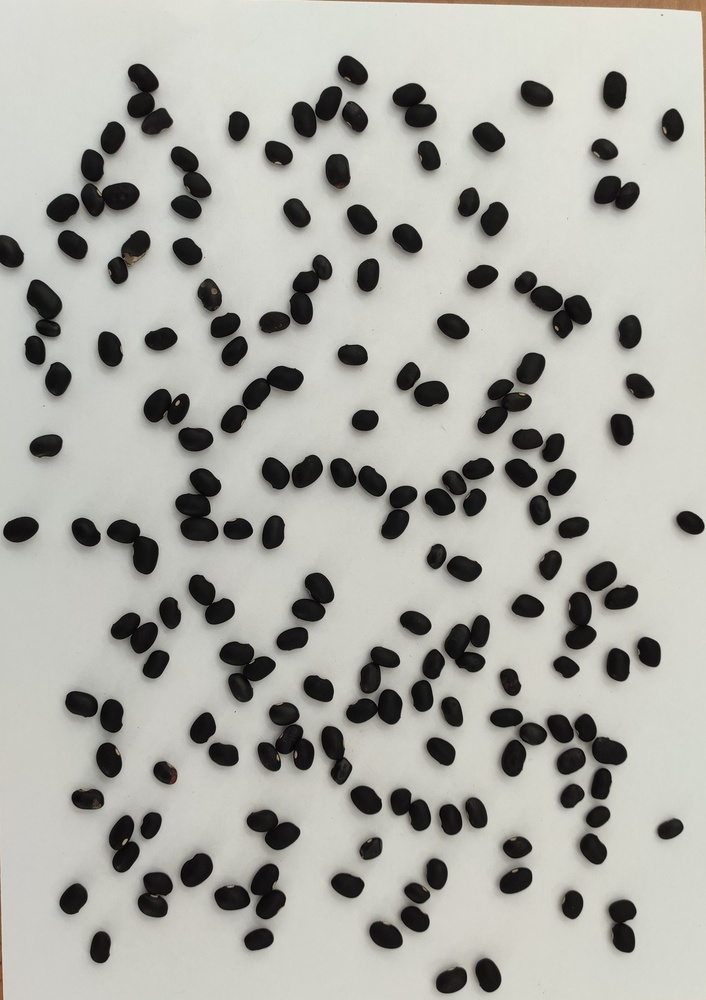
%> input picture feijaobom.jpg, 706 x 1000 px, shrunk from 2107 x 2984 before the run
$ octave --eval "result = extrair_caracteristicas('feijaobom.jpg');"   (GNU Octave 9; MATLAB toolbox functions it lacks are replaced by stand-ins)
%> lines starting %> are read from the running program, lines starting %| are printed output that depends on the picture; in (x1, y1, x2, y2) boxes, pixels count from 0 and x2, y2 are one past the last pixel; in counts of white or black regions, pixels touching at a corner belong together; the program's own positions count from 1
function T = extrair_caracteristicas(nome_arquivo_imagem)
%> called with nome_arquivo_imagem = 'feijaobom.jpg'
    % Esta função extrai características de forma e cor dos feijões em uma imagem.

    % --- PRÉ-PROCESSAMENTO ---
    % 1. Leitura e conversão para escala de cinza
    img_rgb = imread(nome_arquivo_imagem);
%> img_rgb is the input picture: size 1000x706x3 uint8; mean R, G, B 172.9, 172.8, 166.5
    img_gray = rgb2gray(img_rgb);

    % 2. Binarização com método de Otsu
    limiar = graythresh(img_gray);
%> limiar = 0.451
    img_bw = imbinarize(img_gray, limiar);
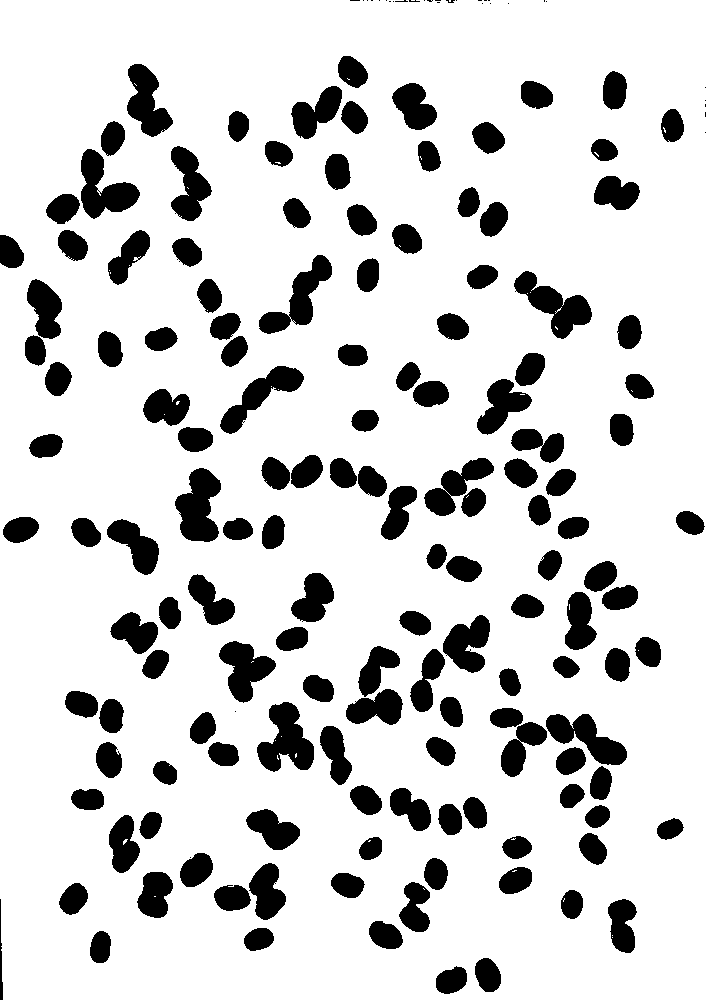
%> img_bw: size 1000x706 logical; 83.2% white; 174 black regions (31 under 20 px), largest, box (x1, y1, x2, y2) and area: (257, 702, 314, 772) 2301, (175, 468, 221, 542) 2227, (514, 271, 592, 339) 2218

    % 3. Inversão e limpeza
    img_bw = ~img_bw; % Inverte a imagem (feijões = 1, fundo = 0)
    img_bw = bwareaopen(img_bw, 50); % Remove objetos com menos de 50 pixels (ruído)

    % --- EXTRAÇÃO DE CARACTERÍSTICAS DE FORMA ---
    % 4. Identificar objetos e medir propriedades de forma
    stats_forma = regionprops('table', img_bw, ...
        'Area', 'Perimeter', 'Solidity', 'MajorAxisLength', 'MinorAxisLength', 'Eccentricity');
%> stats_forma = 143 regions; largest, Area, MajorAxisLength, MinorAxisLength, Eccentricity and Solidity: 2301 73.23 54.17 0.673 0.757, 2227 80.32 40.52 0.863 0.818, 2218 91.65 39.75 0.901 0.748, 2116 75.85 52.12 0.727 0.768, 2065 106.9 34.73 0.946 0.707

    % Calcular características adicionais
    % Proporção (Aspect Ratio)
    stats_forma.AspectRatio = stats_forma.MajorAxisLength ./ stats_forma.MinorAxisLength;
%> stats_forma.AspectRatio = 143 values, max 43.55 at index 2, min 1.24 at index 102, mean 1.91

    % Circularidade (calculada a partir da fórmula)
    stats_forma.Circularity = (4 * pi * stats_forma.Area) ./ (stats_forma.Perimeter.^2);
%> stats_forma.Circularity = 143 values, max 1.05 at index 129, min 0.0547 at index 2, mean 0.87

    % --- EXTRAÇÃO DE CARACTERÍSTICAS DE COR ---
    % 5. Medir propriedades de cor para cada feijão
    [labeledImage, numObjects] = bwlabel(img_bw); % Rotula cada feijão com um número
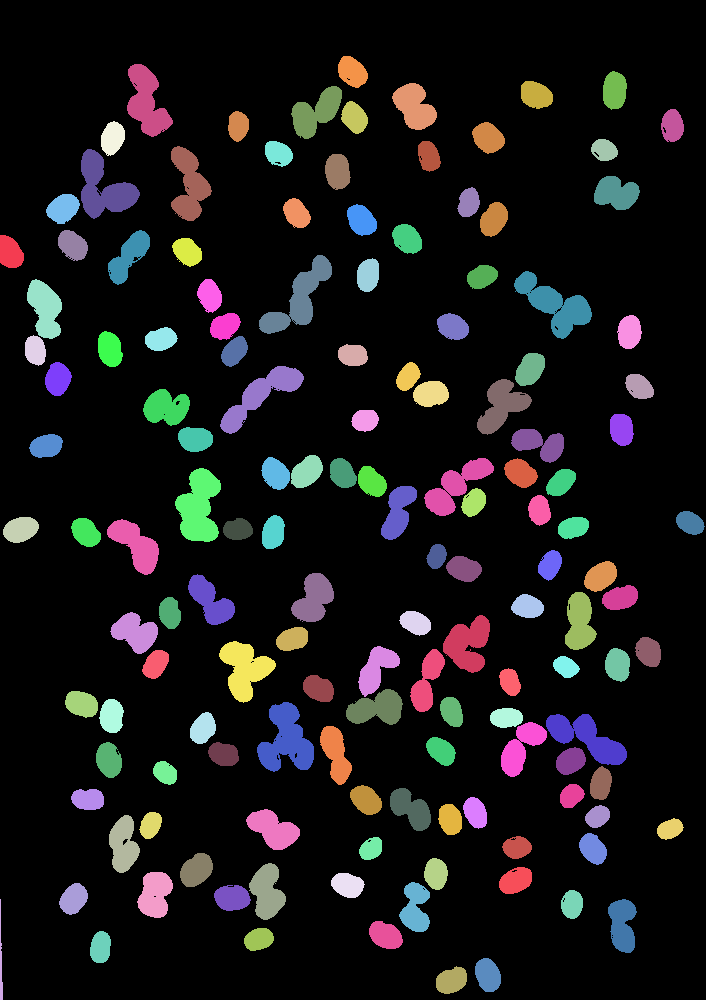
%> labeledImage: size 1000x706 double; 144 distinct labels, from 0 to 143; one colour per label, 0 black
%> numObjects = 143

    % Inicializa vetores para as características de cor
    media_r = zeros(numObjects, 1);
    media_g = zeros(numObjects, 1);
    media_b = zeros(numObjects, 1);
    std_r = zeros(numObjects, 1);
    std_g = zeros(numObjects, 1);
    std_b = zeros(numObjects, 1);

    % Separa os canais de cor da imagem original
    R = img_rgb(:,:,1);
    G = img_rgb(:,:,2);
    B = img_rgb(:,:,3);

    for i = 1 : numObjects
        mascara_feijao = (labeledImage == i); % Cria uma máscara para o feijão atual

        % Extrai os pixels de cor para o feijão atual
        pixels_r = R(mascara_feijao);
        pixels_g = G(mascara_feijao);
        pixels_b = B(mascara_feijao);

        % Calcula a média e o desvio padrão
        media_r(i) = mean(pixels_r);
        media_g(i) = mean(pixels_g);
        media_b(i) = mean(pixels_b);
        std_r(i) = std(double(pixels_r));
        std_g(i) = std(double(pixels_g));
        std_b(i) = std(double(pixels_b));
    end
%> this loop made 143 passes
%> pass 1, in extrair_caracteristicas, `mascara_feijao = (labeledImage == i);`:
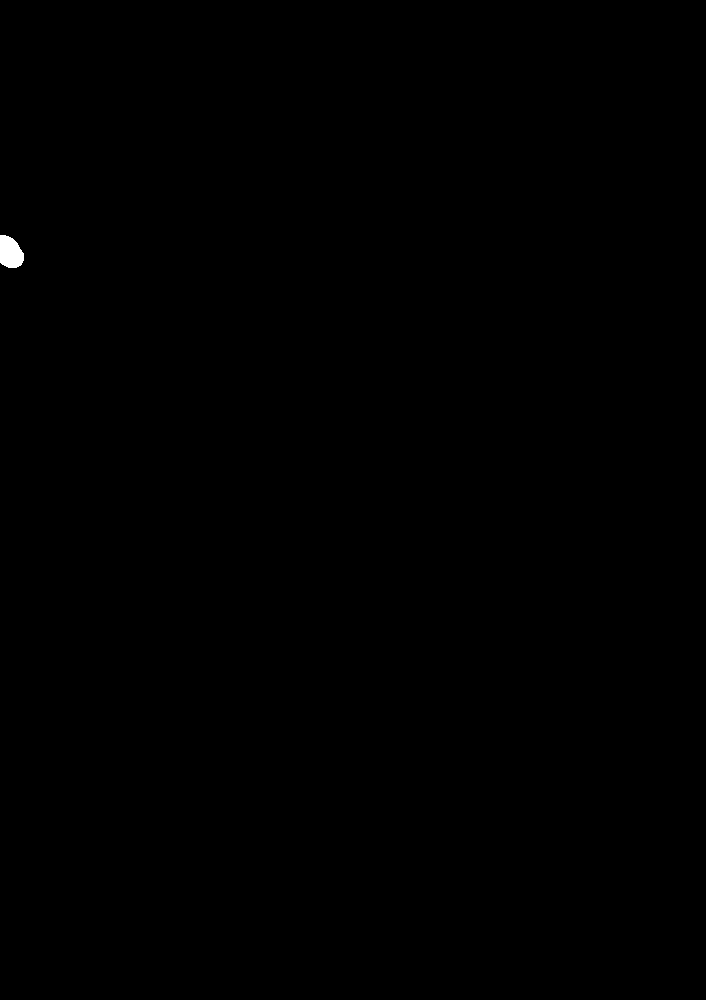
%> mascara_feijao: size 1000x706 logical; 0.09% white; 1 white region, box (x1, y1, x2, y2) and area: (0, 235, 24, 268) 621
%> pass 3, in extrair_caracteristicas, `mascara_feijao = (labeledImage == i);`:
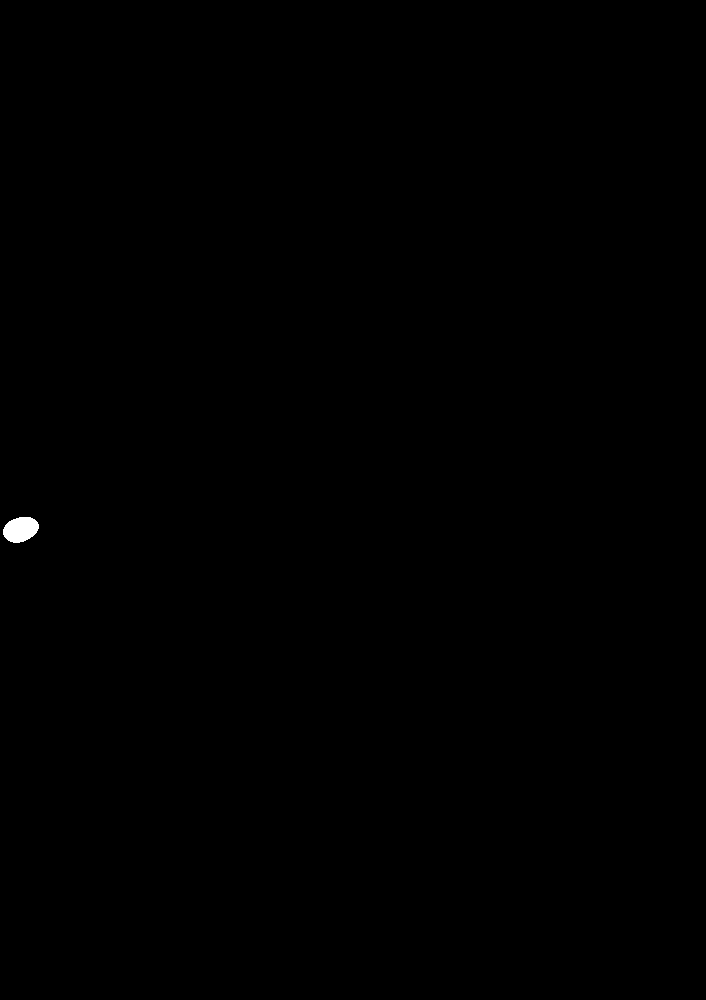
%> mascara_feijao: size 1000x706 logical; 0.1% white; 1 white region, box (x1, y1, x2, y2) and area: (3, 517, 39, 543) 708
%> after the loop, media_b = 143 values, max 57.73 at index 2, min 22.68 at index 38, mean 28.99; media_g = 143 values, max 82.91 at index 2, min 22.85 at index 38, mean 30.53; media_r = 143 values, max 125.4 at index 2, min 24.09 at index 18, mean 31.93; std_b = 143 values, max 24.81 at index 130, min 12.58 at index 2, mean 19.84; std_g = 143 values, max 26.07 at index 130, min 10.27 at index 2, mean 20.86; std_r = 143 values, max 26.1 at index 130, min 13.07 at index 2, mean 21.05

    % Junta as características de cor na tabela principal
    stats_forma.MeanR = media_r;
%> stats_forma.MeanR has the same summary as media_r
    stats_forma.MeanG = media_g;
%> stats_forma.MeanG has the same summary as media_g
    stats_forma.MeanB = media_b;
%> stats_forma.MeanB has the same summary as media_b
    stats_forma.StdR = std_r;
%> stats_forma.StdR has the same summary as std_r
    stats_forma.StdG = std_g;
%> stats_forma.StdG has the same summary as std_g
    stats_forma.StdB = std_b;
%> stats_forma.StdB has the same summary as std_b

    T = stats_forma;
%> T has the same summary as stats_forma

    % Visualização (opcional, para verificar se a segmentação funcionou)
    figure;
    imshow(img_rgb);
    hold on;
    contornos = bwboundaries(img_bw);
%> contornos = 252 boundaries; largest, box (x1, y1, x2, y2) and points: (259, 255, 332, 334) 246, (514, 271, 592, 339) 239, (257, 702, 314, 772) 236, (220, 366, 304, 434) 229, (546, 714, 627, 765) 222
    for k = 1:length(contornos)
        boundary = contornos{k};
        plot(boundary(:,2), boundary(:,1), 'g', 'LineWidth', 2);
     end
%> `result = extrair_caracteristicas('feijaobom.jpg');`:
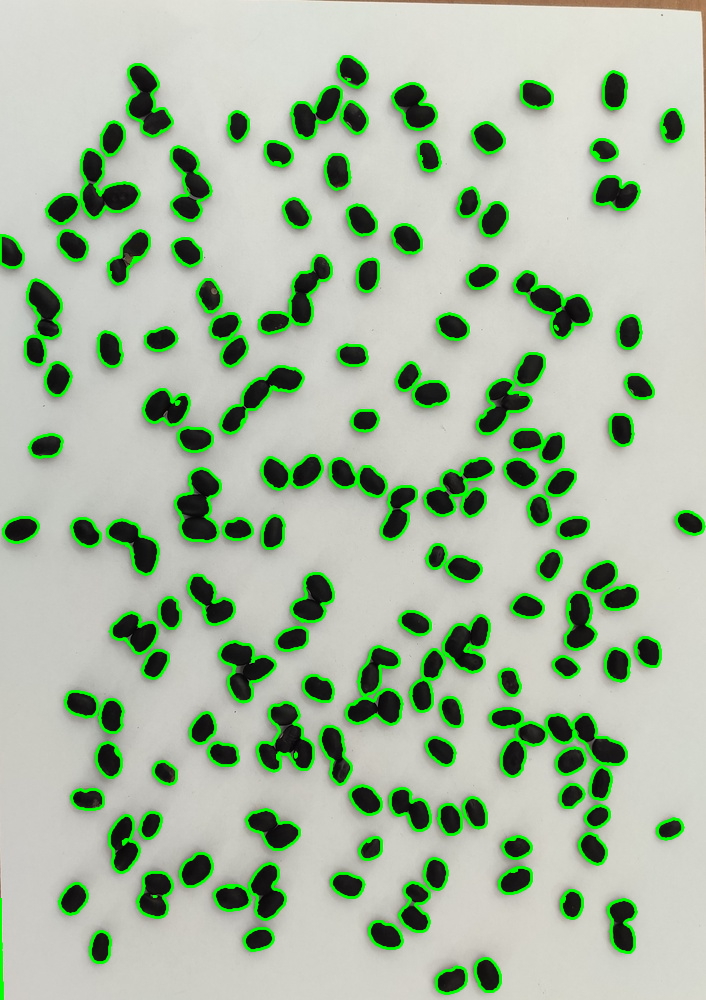
%> figure redrawn from the program's plot data
%> `result = extrair_caracteristicas('feijaobom.jpg');`: result has the same summary as stats_forma in extrair_caracteristicas
     hold off;
end

$ run again, on feijaoruim.jpg
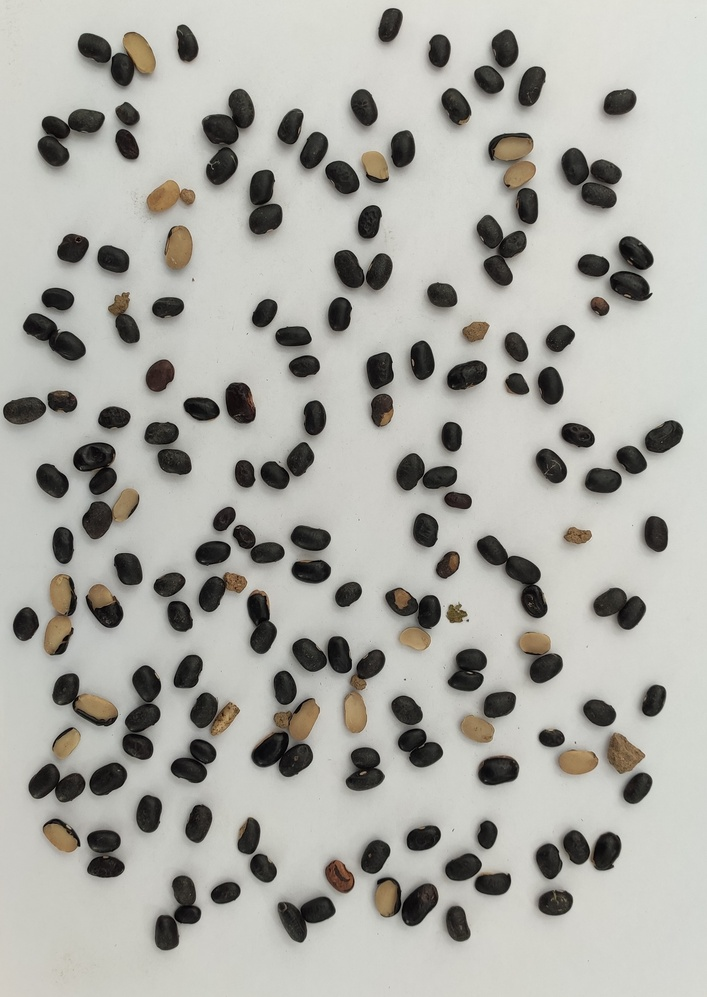
%> input picture feijaoruim.jpg, 707 x 997 px, shrunk from 2090 x 2947 before the run
%> in extrair_caracteristicas, img_rgb is the input picture: size 997x707x3 uint8; mean R, G, B 172.2, 171.6, 165.5
%> limiar = 0.478
%> in extrair_caracteristicas, `img_bw = imbinarize(img_gray, limiar);`:
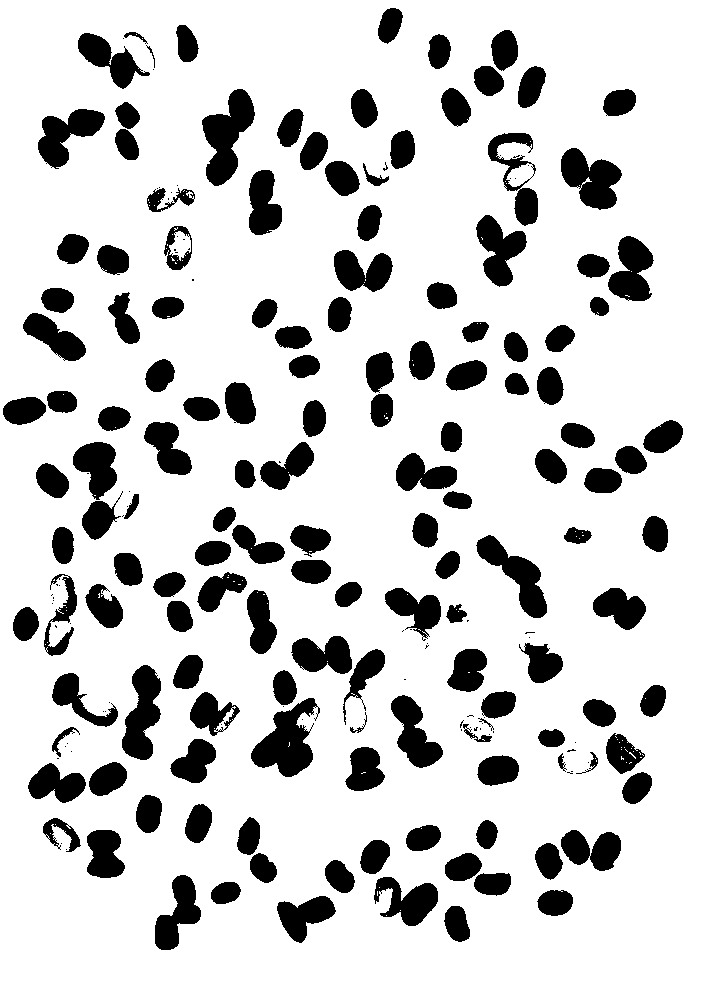
%> img_bw: size 997x707 logical; 82% white; 213 black regions (68 under 20 px), largest, box (x1, y1, x2, y2) and area: (251, 698, 320, 777) 2813, (202, 89, 255, 186) 2710, (561, 148, 622, 210) 2292
%> stats_forma = 143 regions; largest, Area, MajorAxisLength, MinorAxisLength, Eccentricity and Solidity: 2813 81.84 54.16 0.75 0.769, 2710 103.2 41 0.918 0.783, 2292 71.76 46.29 0.764 0.863, 2277 106 31.88 0.954 0.797, 2205 109 33.48 0.952 0.755
%> stats_forma.AspectRatio = 143 values, max 3.73 at index 29, min 1.06 at index 102, mean 1.74
%> stats_forma.Circularity = 143 values, max 1.03 at index 134, min 0.0934 at index 9, mean 0.773
%> labeledImage: size 997x707 double; 144 distinct labels, from 0 to 143
%> numObjects = 143
%> the loop in extrair_caracteristicas, `for i = 1 : numObjects` made 143 passes
%> after the loop in extrair_caracteristicas, `for i = 1 : numObjects`: media_b = 143 values, max 87.74 at index 125, min 30.72 at index 50, mean 43.75; media_g = 143 values, max 112.9 at index 105, min 32.84 at index 50, mean 49.96; media_r = 143 values, max 137.4 at index 105, min 34 at index 45, mean 54.56; std_b = 143 values, max 37.28 at index 81, min 5.93 at index 77, mean 21.05; std_g = 143 values, max 41.87 at index 13, min 4.28 at index 125, mean 22.65; std_r = 143 values, max 46.91 at index 8, min 7.44 at index 105, mean 23.82
%> stats_forma.MeanR has the same summary as media_r
%> stats_forma.MeanG has the same summary as media_g
%> stats_forma.MeanB has the same summary as media_b
%> stats_forma.StdR has the same summary as std_r
%> stats_forma.StdG has the same summary as std_g
%> stats_forma.StdB has the same summary as std_b
%> T has the same summary as stats_forma
%> contornos = 384 boundaries; largest, box (x1, y1, x2, y2) and points: (488, 133, 538, 226) 351, (44, 574, 77, 656) 323, (251, 698, 320, 777) 313, (374, 877, 438, 926) 247, (202, 89, 255, 186) 242
%> `result = extrair_caracteristicas('feijaobom.jpg');`:
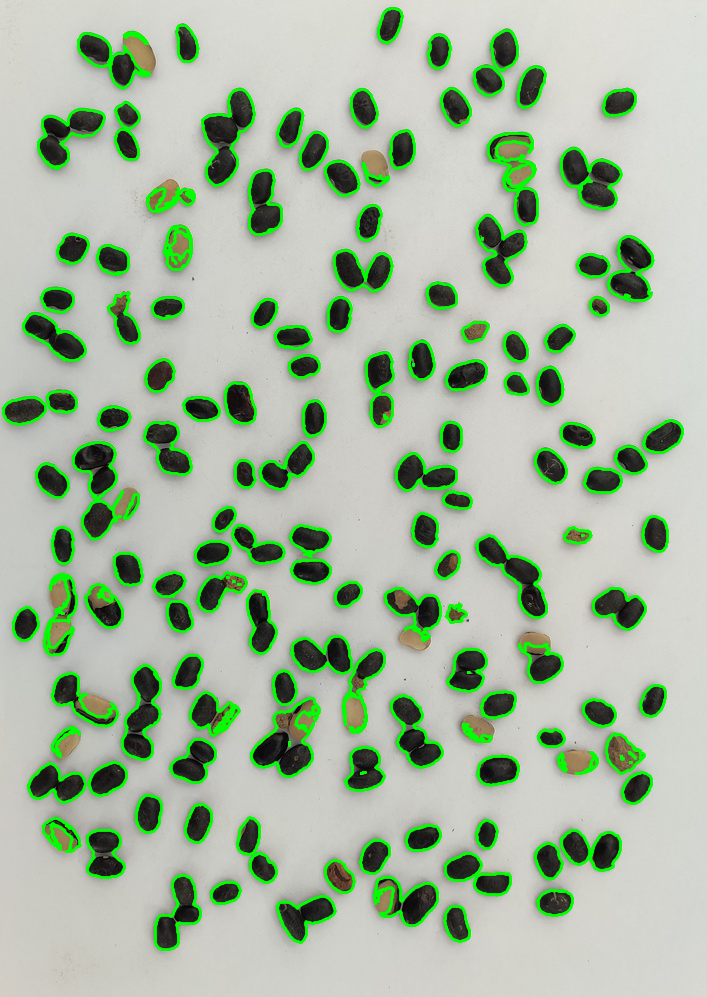
%> figure redrawn from the program's plot data
%> result has the same summary as stats_forma in extrair_caracteristicas
